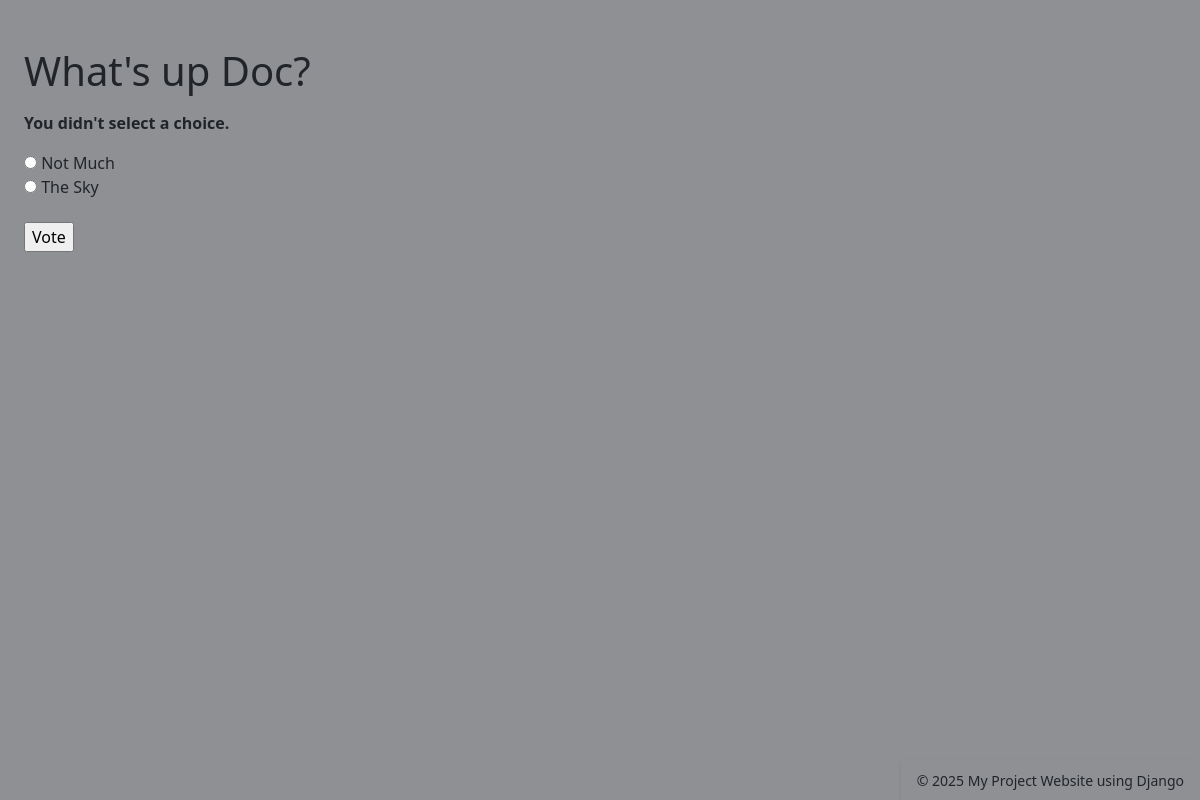
The page /polls/1/vote/ on the database its author committed.
### polls/models.py (models this page shows, shortened)
class Question(models.Model):
    question_text = models.CharField(max_length=200)
    pub_date = models.DateTimeField("date published")

class Choice(models.Model):
    question = models.ForeignKey(Question, on_delete=models.CASCADE)
    choice_text = models.CharField(max_length=200)
    votes = models.IntegerField(default=0)

### polls/views.py (the view)
# urls.py: path("<int:question_id>/vote/", views.vote, name="vote"),
def vote(request, question_id):
    question = get_object_or_404(Question, pk=question_id)
    detail_template = "polls/detail.html"
    try:
        selected_choice = question.choice_set.get(pk=request.POST["choice"])
    except (KeyError, Choice.DoesNotExist):
        return render(
            request,
            detail_template,
            {
                "question": question,
                "error_message": "You didn't select a choice.",
            },
        )
    else:
        selected_choice.votes = F("votes") + 1
        selected_choice.save()
    return HttpResponseRedirect(reverse("polls:results", args=(question_id,)))

### polls/templates/polls/detail.html (shortened to what this page needs)
{% extends "polls/base.html" %} {% block content %}
<form action="{% url 'polls:vote' question.id %}" method="post">
  <fieldset style="padding: 2% 0">
    <legend><h1>{{ question.question_text }}</h1></legend>
    {% if error_message %}
    <p><strong>{{ error_message }}</strong></p>
    {% endif %} {% for choice in question.choice_set.all %}
    <input
      type="radio"
      name="choice"
      id="choice{{ forloop.counter }}"
      value="{{ choice.id }}"
    />
    <label for="choice{{ forloop.counter }}">{{ choice.choice_text }}</label
    ><br />
    {% endfor %}
  </fieldset>
  <input type="submit" value="Vote" />
</form>
{% endblock %}

### polls/static/polls/styles.css (style rules this page uses)
body { background: white url("images/background.png"); padding: 2%; }

### rows shown on the page
Question: question_text "What's up Doc?"
Choice: choice_text "Not Much"
Choice: choice_text "The Sky"

### other values the page prints
{{ error_message }} "You didn't select a choice."
